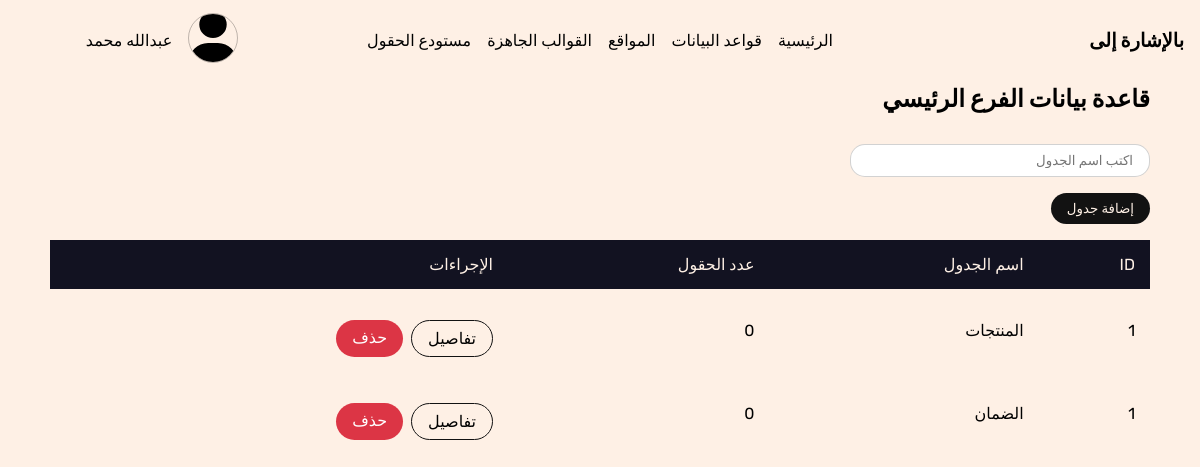
The page /websites/db-details/8/ on the database its author committed.
### website/models.py (models this page shows, shortened)
class DbTable(models.Model):
    db = models.ForeignKey(Database, related_name='tables', on_delete=models.CASCADE, verbose_name="قاعدة البيانات")
    name = models.CharField(max_length=250, verbose_name="الاسم")
    class Meta:
        verbose_name = 'جدول'
        verbose_name_plural = 'جداول قواعد البيانات'

### website/views.py (the view)
# urls.py: path('db-details/<int:db_id>/', db_details, name='db-details'),
def db_details(request, db_id):
    db = get_object_or_404(Database, id=db_id)
    context = {
        'db': db
    }
    return render(request, 'database-details.html', context)

### templates/database-details.html (shortened to what this page needs)
{% extends 'base.html' %}
{% load static %}
{% block stylesheets %}
    <link rel="stylesheet" href="{% static 'css/database-details.css' %}">
{% endblock stylesheets %}
{% block content %}
    <section class="db__tables">
        <div class="container">
            <div class="section__heading">
                <h1 class="section__heading__title">قاعدة بيانات الفرع الرئيسي</h1>
                <p class="section__heading__text">
                    <br>
                    <form >
                        <input type="text" class="text-input input" id="table-name-input" name="table-name-input" placeholder="اكتب اسم الجدول">
                    </form>
                    <button class="btn btn-solid-dark btn-add-table">إضافة جدول</button>
                </p>
            </div>
            <div class="section__content">
                <table>
                    <thead>
                        <tr>
                            <td>ID</td>
                            <td>اسم الجدول</td>
                            <td>عدد الحقول</td>
                            <td>الإجراءات</td>
                        </tr>
                    </thead>
                    <tbody class="db-tables">
                        {% for table in db.tables.all %}
                        <tr>
                            <td>1</td>
                            <td>
                                <a href="{% url 'website:table-details' table.id %}">
                                    {{table.name}}
                                </a>
                            </td>
                            <td>{{table.fields.count}}</td>
                            <td class="db__table__actions">
                                <a href="{% url 'website:table-details' table.id %}" class="btn btn-outline">تفاصيل</a>
                                <a class="btn btn-solid-danger btn-del-table">حذف</a>
                            </td>
                        </tr>
                        {% endfor %}
                    </tbody>
                </table>
            </div>
        </div>
    </section>
    {% endblock content %}

### project/static/css/main.css (style rules this page uses)
* { padding: 0; margin:0; box-sizing: border-box; font-family: "Rubik"; }
a { color: #000; text-decoration: none; }
.container { margin: 0 auto; }
body { overflow-x: hidden; background-color: #fef0e5; margin-bottom: 1rem; }
section .section__heading { line-height: 1.6; margin-bottom: 1rem }
section .section__heading .section__heading__text { color: #121212; }
.btn { display: block; width: fit-content; padding: .5rem 1rem; border-radius: 2rem; margin-top: 1rem; outline: none; border: none; cursor: pointer; }
.btn-outline { border: 1px solid #121212; }
.btn-solid-danger { background: #dc3545; color: #ffffff; }
.btn-solid-dark { background: #121212; color: #fef0e5; }
.text-input { padding: .5rem 1rem; border-radius: 15px; outline: none; border: 1px solid #12121230; }
input { display: block; }
@media (min-width: 1200px) { .container { width: 1100px; } }

### project/static/css/database-details.css (style rules this page uses)
table { border-spacing: 0 ; width: 100%; max-width: 100%; overflow-x: scroll; }
table td { padding: 15px; }
table thead td { background: #121221; color: #fef0e5; }
table .db__table__actions { display: flex; column-gap: 0.5rem; }
section.db__tables .section__content { overflow-x: auto; }
#table-name-input { width: 300px; max-width: 100%; }

### rows shown on the page
DbTable: name "المنتجات", fields.count "0"
DbTable: name "الضمان", fields.count "0"
